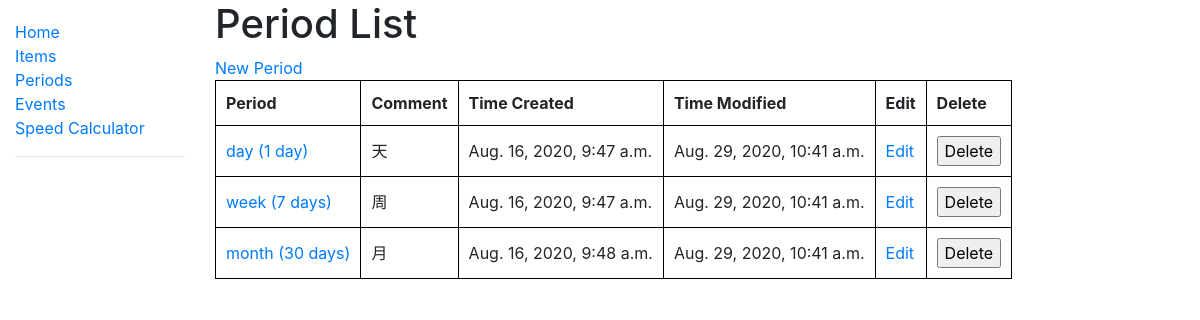
The page /periods/ on the database as committed earlier.
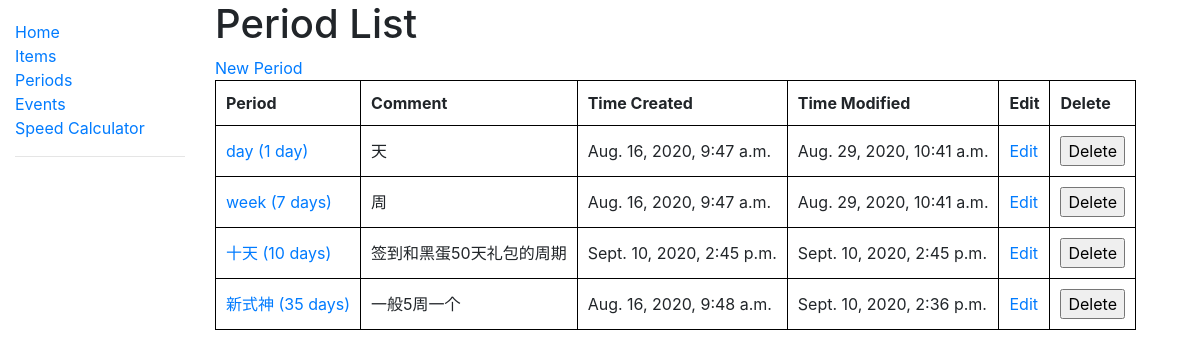
The same page on the database as committed later.
### income_calculator/models.py (models this page shows, shortened)
class BasicModel(models.Model):
    id = models.AutoField(primary_key=True)
    display_name = models.CharField(max_length=50)  # The display name of the object
    comment = models.TextField(null=True)  # a short description of the object
    time_created = models.PositiveIntegerField()
    time_modified = models.PositiveIntegerField()
    deleted = models.BooleanField()
    @property
    def time_created_string(self):
        return datetime.fromtimestamp(self.time_created)
    @property
    def time_modified_string(self):
        return datetime.fromtimestamp(self.time_modified)

class Period(BasicModel):
    num_days = models.PositiveIntegerField()
    class Meta:
        ordering = ('num_days', )
    def __str__(self):
        days_suffix = 's' if self.num_days > 1 else ''
        return self.display_name + ' (' + str(self.num_days) + ' day' + days_suffix + ')'

class BasicModel(models.Model):
    id = models.AutoField(primary_key=True)
    display_name = models.CharField(max_length=50)  # The display name of the object
    comment = models.TextField(null=True)  # a short description of the object
    time_created = models.PositiveIntegerField()
    time_modified = models.PositiveIntegerField()
    deleted = models.BooleanField()
    @property
    def time_created_string(self):
        return datetime.fromtimestamp(self.time_created)
    @property
    def time_modified_string(self):
        return datetime.fromtimestamp(self.time_modified)

### income_calculator/views.py (the view)
# urls.py: path('periods/', views.PeriodListView.as_view(), name='periods'),
class PeriodListView(generic.ListView):
    model = Period
    paginate_by = 5
    def get_queryset(self):
        periods = db_accessor.get_active_periods()
        if periods:
            return periods.order_by('num_days')
        return periods

### income_calculator/db_accessor.py (called while the page is built)
def get_periods(**kwargs):
    return Period.objects.filter(**kwargs)

def get_active_periods(**kwargs):
    return get_periods(deleted=False, **kwargs)

### income_calculator/templates/income_calculator/period_list.html (shortened to what this page needs)
{% extends "base_generic.html" %}
{% block content %}
  <h1>Period List</h1>
<a href="{% url 'new_period'%}">New Period</a>
  {% if period_list %}
    <table>
      <tr>
        <th>Period</th>
        <th>Comment</th>
        <th>Time Created</th>
        <th>Time Modified</th>
        <th>Edit</th>
        <th>Delete</th>
      </tr>
      {% for period in period_list %}
        <tr>
          <td><a href="{% url 'period_detail' period.id %}">{{ period }}</a></td>
          <td>{{ period.comment }}</td>
          <td>{{ period.time_created_string }}</td>
          <td>{{ period.time_modified_string }}</td>
          <td><a href="{% url 'period_edit' period.id %}">Edit</a></td>
          <td>
          <form action="{% url 'period_delete' %}" method="post" onsubmit="return confirm('Do you really want to delete {{ period }}?')">
            <input type="submit" value="Delete">
          </form>
          </td>
        </tr>
      {% endfor %}
    </table>
  {% else %}
    <p>There are no periods.</p>
  {% endif %}
{% endblock %}

Rows that differ between the two databases and show on the page:
added Period: num_days.display_name "十天 (10 days)", comment "签到和黑蛋50天礼包的周期", time_created_string "Sept. 10, 2020, 2:45 p.m.", time_modified_string "Sept. 10, 2020, 2:45 p.m."
changed Period: num_days.display_name "month (30 days)" → "新式神 (35 days)"; comment "月" → "一般5周一个"; time_modified_string "Aug. 29, 2020, 10:41 a.m." → "Sept. 10, 2020, 2:36 p.m."
